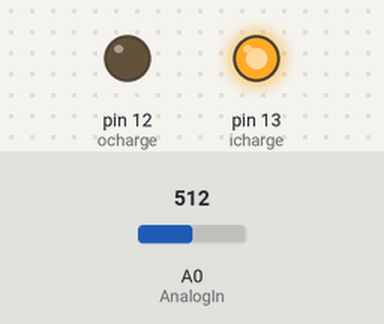
Bench run of a sketch on a simulated Arduino Uno, built with avr-gcc and run on an emulated ATmega328P. Shown: output pins drawn as LEDs (lit = HIGH). Inputs (shaded band) come from the test bench; at power-on: A0 (AnalogIn) = 512.

Above: at 1.2 s.
1.3 s: A0 (AnalogIn) set to 836
2.8 s: A0 (AnalogIn) set to 857
At 4.0 s:
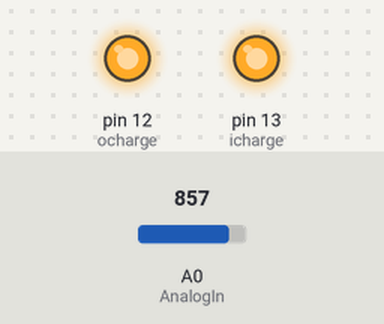
4.3 s: A0 (AnalogIn) set to 0
At 5.2 s:
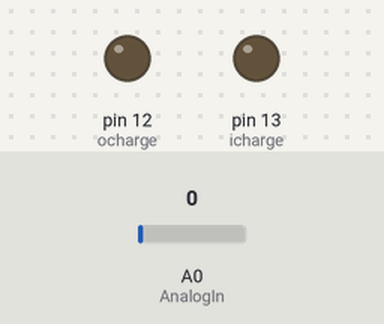
8.8 s: A0 (AnalogIn) set to 122
At 9.8 s:
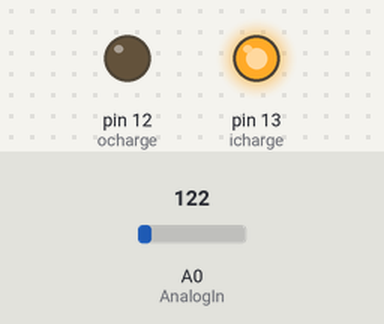
Timing chart, 0 to 11.3 s (numbered marks = the images above; inputs shaded):
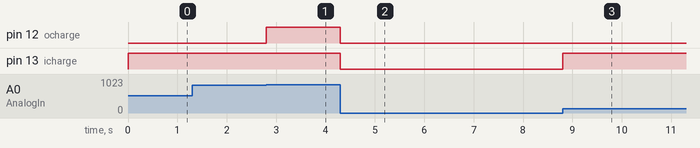

Measured:
- the behaviour switches between 849 and 850 on A0 (AnalogIn) (found by bisection; images 0 and 1)
- after the input at 1.3 s, every drawn part: stays the same
- after the input at 2.8 s, pin 12 (ocharge): LOW → HIGH at once
- after the input at 4.3 s, pin 12 (ocharge), pin 13 (icharge): HIGH → LOW at once
- after the input at 8.8 s, pin 13 (icharge): LOW → HIGH at once

The sketch:

socblue.ino
```cpp
//Pin13Charging
//Pin12OverCharge
#include <GSM.h>
#include <string.h>

#define PINNUMBER ""

GSM gsmAccess;
GSM_SMS sms;

char junk;
String inputString="";
const int AnalogIn = A0;
const int icharge = 13;
const int ocharge = 12;
int timex=0;
float voltage=0;
float charge=0.0;
char remoteNum[20]="7060334174";
char cnt;
int count = 0;

void setup()                    // run once, when the sketch starts
{
 Serial.begin(9600);
  while (!Serial) {
    ; // wait for serial port to connect. Needed for native USB port only
  }            // set the baud rate to 9600, same should be of your Serial Monitor
 pinMode(13, OUTPUT);

 pinMode(12, OUTPUT);
 // connection state
  boolean notConnected = true;
}

void loop()
{
  voltage= analogRead(AnalogIn);
    if(voltage>798){
        charge=0.49*voltage-316;
    }
    else if(voltage<798 && voltage>750){
        charge=1.166*voltage-856;
    }
    else if(voltage<750 && voltage>409) {
        charge=0.14*voltage-86;
    }
    else{
      charge=0;}
    if(voltage*5/1023>4.15){
      digitalWrite(ocharge,HIGH);
    }
    else
    {
      digitalWrite(ocharge,LOW);
    }
    if(voltage*5/1023>0){
      digitalWrite(icharge,HIGH);
    }
    else
    {
      digitalWrite(icharge,LOW);
    }
  if(Serial.available()){
  while(Serial.available()){
    cnt = Serial.read();
    if(cnt=='i')
    {
      Serial.println("Enter s for SOC data: ");
    }
    if(cnt=='s')
    {
      Serial.print(" voltage = ");
      Serial.print(voltage*5/1023);
      Serial.print("\t SOC = ");
      Serial.println(charge);
    }
    else if((cnt=='m')||((voltage*5/1023)>3.7)||(timex>=1800000)){
    if(timex>=1800000)
    {
      timex=0;
    }
  String txtMsg = "SOC = " + String(charge) + " ; Voltage = "+ String(voltage*5/1023) + "\nEnjoy";
  Serial.println("SENDING");
  Serial.println();
  Serial.println("Message:");
  Serial.println(txtMsg);

  // send the message
  sms.beginSMS(remoteNum);
  sms.print(txtMsg);
  sms.endSMS();
  Serial.println("\nCOMPLETE!\n");
   if(cnt!='m')
   {
      delay(5000);
      timex+=5000;
   }

  }
  }
  }}
```
